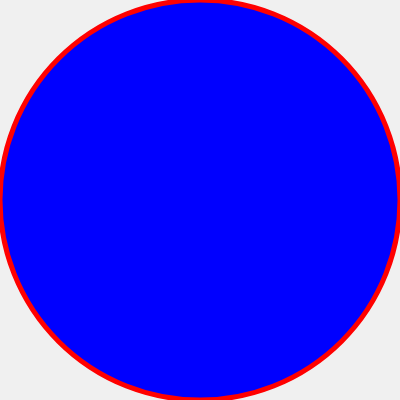
Frame 1 (no input)
Frame 60 (no input): identical to frame 1, image omitted
Frame 120 (the mouse pressed at the canvas centre since frame 60): identical to frame 1, image omitted

The p5.js sketch that drew this single still picture (run headless with seeded random() and noise() and a simulated clock; from frame 60 on, the mouse is pressed at the canvas centre):

// p5.js sketch
// ── sketch.js
// http://www.ac-grenoble.fr/disciplines/informatiquelycee/p5_base_a3.html
// Cercle au centre de la fenêtre


function setup()
{
  createCanvas(400,400);
  background(240);
  stroke(255,0,0);  // couleur du contour
  strokeWeight(5); // épaisseur
  fill(0,0,255); // couleur de l'intérieur
  cercle(width/2,height/2,200);
}


function draw()
{

}

// Fonction définissant le cercle
function cercle(x,y,r)
{
 ellipse(x,y,2*r,2*r); // largeur = hauteur = 2*r
}
